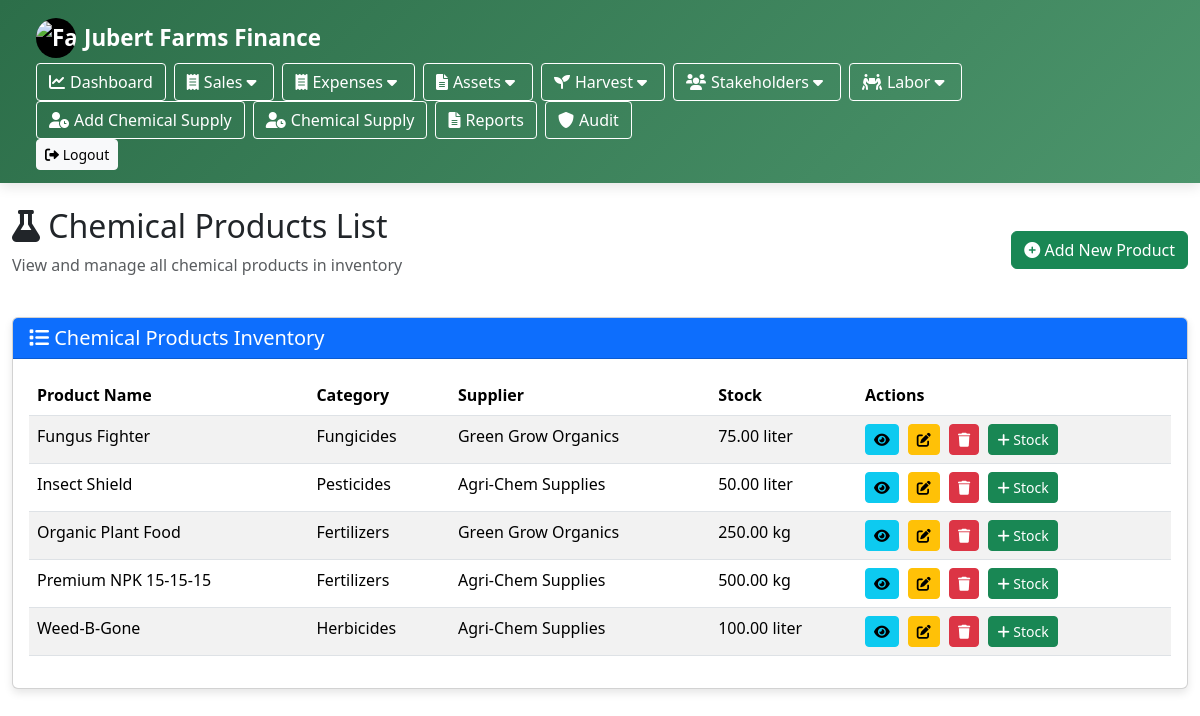
The app's page /chem_supply.php (signed in) with its own data.
### tables this page shows
CREATE TABLE IF NOT EXISTS chemical_products (
    product_id INT AUTO_INCREMENT PRIMARY KEY,
    product_name VARCHAR(255) NOT NULL,
    supplier_id INT NOT NULL,
    category_id INT,
    description TEXT,
    unit_of_measure VARCHAR(50) NOT NULL,
    price_per_unit DECIMAL(10,2),
    application_rate VARCHAR(100),
    safety_info TEXT,
    composition TEXT,
    registration_number VARCHAR(100),
    is_active BOOLEAN DEFAULT TRUE,
    created_at TIMESTAMP DEFAULT CURRENT_TIMESTAMP,
    updated_at TIMESTAMP DEFAULT CURRENT_TIMESTAMP ON UPDATE CURRENT_TIMESTAMP,
    FOREIGN KEY (supplier_id) REFERENCES suppliers(supplier_id) ON DELETE CASCADE,
    FOREIGN KEY (category_id) REFERENCES product_categories(category_id) ON DELETE SET NULL
);

CREATE TABLE IF NOT EXISTS product_categories (
    category_id INT AUTO_INCREMENT PRIMARY KEY,
    category_name VARCHAR(100) NOT NULL UNIQUE,
    description TEXT,
    created_at TIMESTAMP DEFAULT CURRENT_TIMESTAMP
);

CREATE TABLE IF NOT EXISTS suppliers (
    supplier_id INT AUTO_INCREMENT PRIMARY KEY,
    company_name VARCHAR(255) NOT NULL,
    contact_person VARCHAR(100),
    phone VARCHAR(20) NOT NULL,
    email VARCHAR(100) NOT NULL,
    address TEXT NOT NULL,
    notes TEXT,
    is_active BOOLEAN DEFAULT TRUE,
    created_at TIMESTAMP DEFAULT CURRENT_TIMESTAMP,
    updated_at TIMESTAMP DEFAULT CURRENT_TIMESTAMP ON UPDATE CURRENT_TIMESTAMP
);

### chem_supply.php (the view, shortened to what this page needs)
<?php
include 'config/db.php';
$viewProduct = null;
$editProduct = null;
$addInventoryProduct = null;
$productsQuery = "SELECT cp.*, s.company_name, pc.category_name,
                 (SELECT SUM(quantity) FROM chemical_inventory WHERE product_id = cp.product_id) as current_stock
                 FROM chemical_products cp
                 JOIN suppliers s ON cp.supplier_id = s.supplier_id
                 LEFT JOIN product_categories pc ON cp.category_id = pc.category_id
                 WHERE cp.is_active = 1
                 ORDER BY cp.product_name";
$products = mysqli_query($conn, $productsQuery);
?>
<!DOCTYPE html>
<html lang="en">
<head>
    <link href="https://cdn.jsdelivr.net/npm/bootstrap@5.3.0-alpha1/dist/css/bootstrap.min.css" rel="stylesheet">
    <link rel="stylesheet" href="https://cdnjs.cloudflare.com/ajax/libs/font-awesome/6.0.0/css/all.min.css">
</head>
<body>
    <?php include 'views/header.php'; ?>
    <div class="container-fluid py-4">
        <div class="row mb-4">
            <div class="col-md-12">
                <div class="d-flex justify-content-between align-items-center">
                    <div>
                        <h2><i class="fas fa-flask"></i> Chemical Products List</h2>
                        <p class="text-muted">View and manage all chemical products in inventory</p>
                    </div>
                    <div>
                        <a href="add_chem.php" class="btn btn-success">
                            <i class="fas fa-plus-circle"></i> Add New Product
                        </a>
                    </div>
                </div>
            </div>
        </div>
        <div class="row">
            <div class="col-lg-<?php echo (isset($viewProduct) || isset($editProduct) || isset($addInventoryProduct)) ? '8' : '12'; ?>">
                <div class="card mb-4">
                    <div class="card-header bg-primary text-white">
                        <h5 class="mb-0"><i class="fas fa-list"></i> Chemical Products Inventory</h5>
                    </div>
                    <div class="card-body">
                        <div class="table-responsive">
                            <table class="table table-striped table-hover">
                                <thead>
                                    <tr>
                                        <th>Product Name</th>
                                        <th>Category</th>
                                        <th>Supplier</th>
                                        <th>Stock</th>
                                        <th>Actions</th>
                                    </tr>
                                </thead>
                                <tbody>
                                    <?php if(mysqli_num_rows($products) > 0): ?>
                                        <?php while($row = mysqli_fetch_assoc($products)): ?>
                                            <tr>
                                                <td><?php echo $row['product_name']; ?></td>
                                                <td><?php echo $row['category_name']; ?></td>
                                                <td><?php echo $row['company_name']; ?></td>
                                                <td class="<?php echo ($row['current_stock'] < 5) ? 'stock-low' : 'stock-ok'; ?>">
                                                    <?php echo $row['current_stock'] ? $row['current_stock'] . ' ' . $row['unit_of_measure'] : 'No stock'; ?>
                                                </td>
                                                <td>
                                                    <a href="?view_id=<?php echo $row['product_id']; ?>" class="btn btn-sm btn-info btn-action">
                                                        <i class="fas fa-eye"></i>
                                                    </a>
                                                    <a href="?edit_id=<?php echo $row['product_id']; ?>" class="btn btn-sm btn-warning btn-action">
                                                        <i class="fas fa-edit"></i>
                                                    </a>
                                                    <a href="?delete_id=<?php echo $row['product_id']; ?>" class="btn btn-sm btn-danger btn-action"
                                                       onclick="return confirm('Are you sure you want to deactivate this product?');">
                                                        <i class="fas fa-trash"></i>
                                                    </a>
                                                    <a href="?add_inventory_id=<?php echo $row['product_id']; ?>" class="btn btn-sm btn-success btn-action">
                                                        <i class="fas fa-plus"></i> Stock
                                                    </a>
                                                </td>
                                            </tr>
                                        <?php endwhile; ?>
                                    <?php else: ?>
                                        <tr>
                                            <td colspan="5" class="text-center">No chemical products found. Add your first product!</td>
                                        </tr>
                                    <?php endif; ?>
                                </tbody>
                            </table>
                        </div>
                    </div>
                </div>
            </div>
        </div>
    </div>
</body>
</html>

### chem_supply.php (style rules this page uses)
.card { box-shadow: 0 4px 8px rgba(0,0,0,0.1); transition: 0.3s; }
.btn-action { margin-right: 5px; }
.stock-ok { color: #198754; }

### views/header.php (style rules this page uses)
:root { --primary-color: #2c6e49; --secondary-color: #4c956c; --accent-color: #fefee3; --light-color: #f0f3f5; --dark-color: #1a3a1a; }

### records on screen
chemical_products: product_name "Fungus Fighter", category.category_name "Fungicides", supplier.company_name "Green Grow Organics", current_stock "75.00", unit_of_measure "liter"
chemical_products: product_name "Insect Shield", category.category_name "Pesticides", supplier.company_name "Agri-Chem Supplies", current_stock "50.00", unit_of_measure "liter"
chemical_products: product_name "Organic Plant Food", category.category_name "Fertilizers", supplier.company_name "Green Grow Organics", current_stock "250.00", unit_of_measure "kg"
chemical_products: product_name "Premium NPK 15-15-15", category.category_name "Fertilizers", supplier.company_name "Agri-Chem Supplies", current_stock "500.00", unit_of_measure "kg"
chemical_products: product_name "Weed-B-Gone", category.category_name "Herbicides", supplier.company_name "Agri-Chem Supplies", current_stock "100.00", unit_of_measure "liter"
